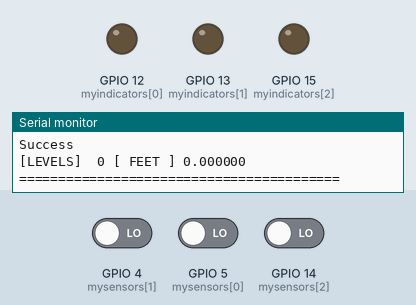
The sketch below on a simulated ESP8266 (Wemos D1 mini). Parts: output pins drawn as LEDs (lit = HIGH), the last lines printed to the serial monitor. Inputs (shaded band) come from the test bench; at power-on: GPIO 5 (mysensors[0]) LOW, GPIO 4 (mysensors[1]) LOW, GPIO 14 (mysensors[2]) LOW. WiFi joins after 1.5 s; servers stay silent unless stated; uploads are accepted with an empty reply.

Above: at 10.3 s.
10.4 s: GPIO 5 (mysensors[0]) driven HIGH
At 11.7 s:
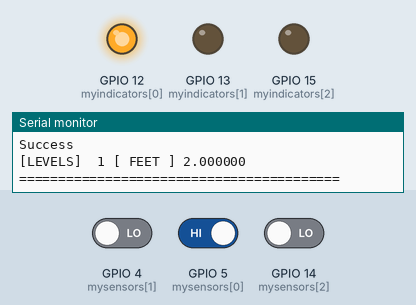
12.8 s: GPIO 4 (mysensors[1]) driven HIGH
At 14.1 s:
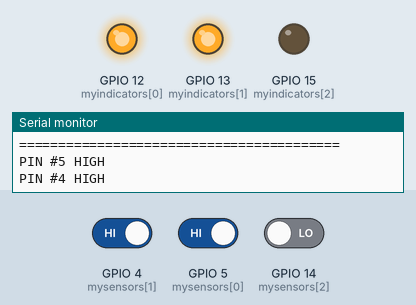
14.4 s: GPIO 14 (mysensors[2]) driven HIGH
At 15.7 s:
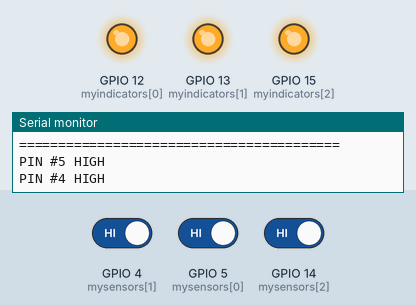
16.0 s: GPIO 14 (mysensors[2]) driven LOW
At 17.1 s:
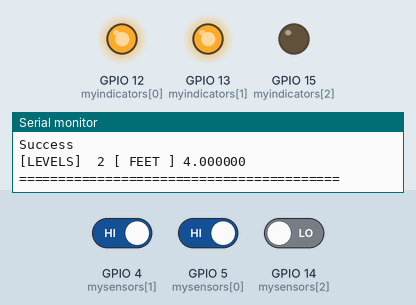
17.6 s: GPIO 4 (mysensors[1]) driven LOW
At 18.5 s:
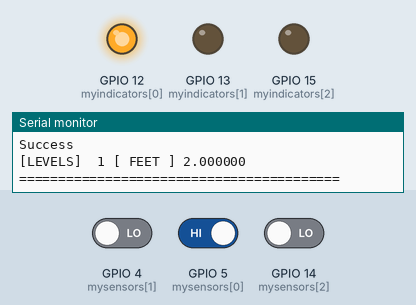
Timing chart, 0 to 20.2 s (numbered marks = the images above; inputs shaded):
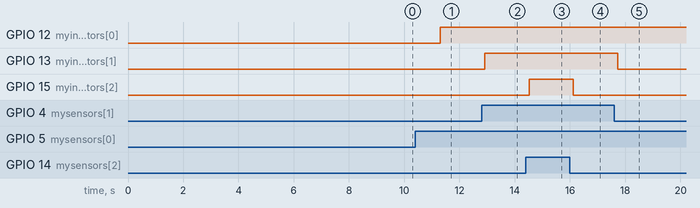

The sketch:

arduino_wemos.ino
```cpp
#include <Arduino.h>

#include <ESP8266WiFi.h>

#include <ESP8266WiFiMulti.h>

#include <ESP8266HTTPClient.h>

#include <WiFiClient.h>

ESP8266WiFiMulti WiFiMulti;

/*
 8,6,7
*/

int mysensors[] = {
  5,
  4,
  14
};
int mysensorsize = sizeof(mysensors) / sizeof(int);
int myindicators[] = {
  12,
  13,
  15
};
int myindicatorssize = sizeof(myindicators) / sizeof(int);
int old_water_level = -1;


int location = 1;
const char*  wifiname = "adrian";
const char* wifipass = "Adrian123*";
String endpoint_api = "http://192.168.10.6/macasadia/api/uni_handler.php";
/*
PIN #10 HIGH
PIN #9 HIGH
PIN #5 HIGH
PIN #4 HIGH
PIN #14 HIGH
PIN #0 LOW
PIN #2 LOW
PIN #15 LOW
PIN #13 LOW
PIN #12 LOW
*/

/*
AFTER PIN HAS IN/OUT
16:33:58.634 -> PIN #12 LOW
16:33:58.712 -> PIN #13 LOW
16:33:58.823 -> PIN #15 LOW
16:33:58.949 -> PIN #5 LOW
16:33:59.043 -> PIN #4 LOW
16:33:59.121 -> PIN #14 LOW
*/
bool debugmode = true;
void pinModesSetup() {
  for (int wl = 0; wl < mysensorsize; wl++) {
    pinMode(mysensors[wl], INPUT);
    delay(100);
  }
  Serial.print("Size Of Sensors:");
  Serial.println(mysensorsize);
  if (debugmode == true) {
    for (int bl = 0; bl < myindicatorssize; bl++) {
      pinMode(myindicators[bl], OUTPUT);
      delay(100);
    }
    Serial.print("Size Of Leds:");
    Serial.println(myindicatorssize);
  }
}

void ConnectToWifi(const char * wifi_ssid,const char * wifi_password = "") {
  for (uint8_t t = 4; t > 0; t--) {
    Serial.printf("[SETUP] WAIT %d...\n", t);
    delay(1000);
  }

  WiFi.mode(WIFI_STA);
  WiFiMulti.addAP(wifi_ssid, wifi_password);
  Serial.print("Connecting");
  while (WiFiMulti.run() != WL_CONNECTED) {
    delay(300);
    Serial.print(".");
  }

  if (WiFi.status() == WL_CONNECTED)
    Serial.println("Connected");
}

void LogPinsState() {
  if (debugmode == true) {
    for (int wl = 0; wl < mysensorsize; wl++) {
      if (readFloatingSensor(mysensors[wl])) {
        Serial.print("PIN #");
        Serial.print(mysensors[wl]);
        Serial.println(" LOW");
      } else {
        Serial.print("PIN #");
        Serial.print(mysensors[wl]);
        Serial.println(" HIGH");
      }
      delay(100);
    }
    for (int bl = 0; bl < myindicatorssize; bl++) {
      if (readFloatingSensor(myindicators[bl])) {
        Serial.print("PIN #");
        Serial.print(myindicators[bl]);
        Serial.println(" LOW");
      } else {
        Serial.print("PIN #");
        Serial.print(myindicators[bl]);
        Serial.println(" HIGH");
      }
      delay(100);
    }
  }
}

void setup()
{
  Serial.begin(115200);
  delay(1000);
  pinModesSetup();
  delay(2000);
  ConnectToWifi(wifiname,wifipass);
}

void loop() {
  /*
  if (WiFi.status() == WL_CONNECTED) {
  */
  Serial.println("=========================================");
  LogPinsState();
  int water_level = readLevels();
  float water_level_feet = water_level * 2.0;
  if(water_level == old_water_level){
    Serial.printf("[LEVELS]  %d [ FEET ] %f \n",water_level,water_level_feet);
    delay(1000);
    return;
  }

  ledLevelIndicator(water_level);
  String datasend = "pid="+String(location)+"&level="+String(water_level)+"&feet="+String(water_level_feet);
  if(water_level >= 1){
    send_get_data("send_water_data",datasend);
  }else if(water_level >= 2){
    send_get_data("send_water_data",datasend);
  }else if(water_level >= 3){
     send_get_data("send_water_data",datasend);
  }else {
    send_get_data("send_water_data",datasend);
  }

  old_water_level = water_level;
  Serial.printf("[LEVELS]  %d [ FEET ] %f \n",water_level,water_level_feet);
  Serial.println("=========================================");
  delay(800);
}

void send_get_data(String type, String data){
  if (WiFi.status() == WL_CONNECTED) {
    WiFiClient client;
    HTTPClient http;
    Serial.print("[HTTP] begin...\n");
    String url_get = endpoint_api+"?type="+type+"&"+data;
    if (http.begin(client, url_get)) {  // HTTP
      Serial.print("[HTTP] GET...\n");
      http.addHeader("Content-Type", "application/json");
      http.addHeader("Encryption", "XgTeIxQLUiv3lOSl8cXNkt4bxIGFjbzl");
      int httpCode = http.GET();//Stop here
      if (httpCode > 0) {
        Serial.printf("[HTTP] GET... code: %d\n", httpCode);

        // file found at server
        if (httpCode == HTTP_CODE_OK || httpCode == HTTP_CODE_MOVED_PERMANENTLY) {
         // String payload = http.getString();
          //Serial.println(payload);
          Serial.println("Success");
        }
      } else {
        Serial.printf("[HTTP] GET... failed, error: %s\n", http.errorToString(httpCode).c_str());
      }
      http.end();
    } else {
      Serial.printf("[HTTP} Unable to connect\n");
    }
  }
}

int readLevels(){
    if(readFloatingSensor(mysensors[0])){
      return 0;
    }else{
      if(readFloatingSensor(mysensors[1])){
        return 1;
      }else{
        if(readFloatingSensor(mysensors[2])){
          return 2;
        }else{
          return 3;
        }
      }
    }
    return 0;
}

void ledLevelIndicator(int WaterLvL){
  digitalWrite(myindicators[0],(WaterLvL >= 1));//false true true true true
  digitalWrite(myindicators[1],(WaterLvL >= 2));//false false true true true
  digitalWrite(myindicators[2],(WaterLvL >= 3));//false false false true true
}

bool readFloatingSensor(int sensorPin) {
  return digitalRead(sensorPin) == LOW;
}
```

Measured:
- after the input at 10.4 s, GPIO 12 (myindicators[0]): LOW → HIGH after 0.91 s
- after the input at 12.8 s, GPIO 13 (myindicators[1]): LOW → HIGH after 0.11 s
- after the input at 14.4 s, GPIO 15 (myindicators[2]): LOW → HIGH after 0.12 s
- after the input at 16.0 s, GPIO 15 (myindicators[2]): HIGH → LOW after 0.12 s
- after the input at 17.6 s, GPIO 13 (myindicators[1]): HIGH → LOW after 0.13 s
